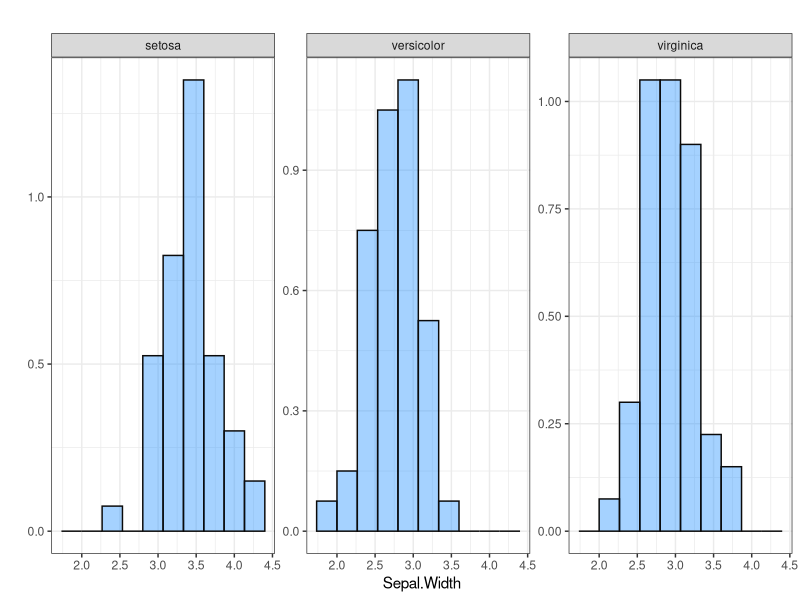
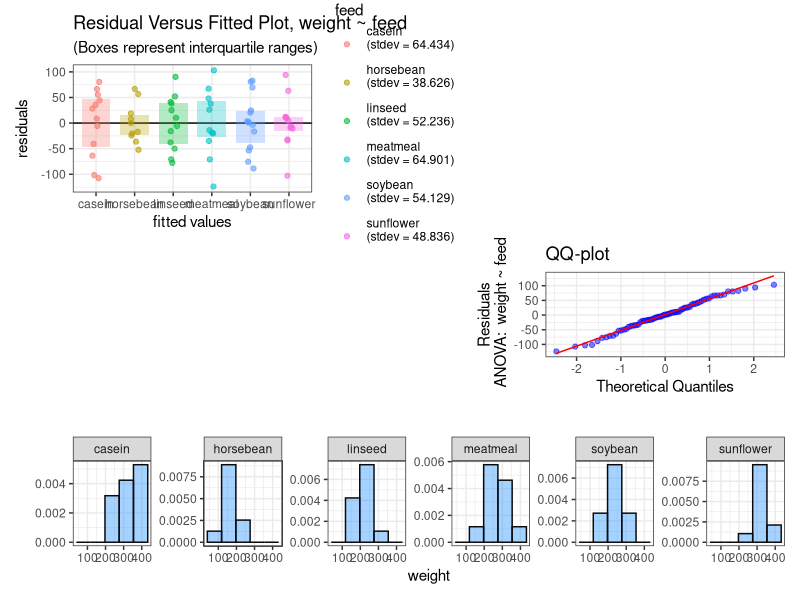

These charts were generated, in order, by the following R code:
library(patchwork)
library(ggplot2)

plot_resids_anova<-function(formula, data,dec=3){
    IV<-all.vars(formula)[2]
    DV<-all.vars(formula)[1]
    sds<-tapply(data[[DV]],data[[IV]],sd)
    levs<-levels(data[[IV]])
    aov.model<-aov(formula(paste(DV,IV,sep="~")), data = data)
    M<-max(aov.model$residuals)
    m<-min(aov.model$residuals)
    ggplot(data = data.frame(x=data[[IV]],
                             y=aov.model$residuals),
           aes(x=x,
               y=y,
               color=x))+
        geom_hline(yintercept=0)+
        geom_boxplot(aes(fill=x),alpha=.3, color=NA)+
        # geom_stripchart()
        geom_point(position=position_jitter(width=.1), alpha=.6)+theme_bw()+labs(y="residuals",x="fitted values", title=paste("Residual Versus Fitted Plot,",DV,"~",IV),                                                                    subtitle="(Boxes represent interquartile ranges)")+ scale_y_continuous(limits=c(m-.1,M+.12))+
        
        scale_color_discrete(IV,labels=paste(levs,"\n(stdev = ",round(sds,dec),")\n",sep=""))+
        scale_fill_discrete(guide="none")
}

plot_qq_anova<-function(formula, data){
    IV<-all.vars(formula)[2]
    DV<-all.vars(formula)[1]
    aov.model<-aov(formula(paste(DV,IV,sep="~")), data = data)
    ggplot()+
        stat_qq(aes(sample=aov.model$residuals),color='blue',alpha=.5)+
        stat_qq_line(aes(sample=aov.model$residuals),color='red')+
        labs(title="QQ-plot",
             x="Theoretical Quantiles",
             y=paste("Residuals\n","ANOVA: ",paste(DV,IV,sep=" ~ ")))+
        theme_bw() 
}

# plot_qq_anova(weight~feed, data = chickwts)
# plot_qq_anova(Sepal.Width~Species, data = iris)

plot_hist_anova<-function(formula, data, bins=10){
    IV<-all.vars(formula)[2]
    DV<-all.vars(formula)[1]
    print(DV)
    levs<-levels(data[[IV]])
    print(levs)
    # aov.model<-aov(formula(paste(DV,IV,sep="~")), data = data)
    ggplot(data = data.frame(x = data[[DV]],
                             IV = data[[IV]]))+
        geom_histogram(aes(x=x,y=after_stat(density)),
                       color='gray4',fill='dodgerblue',alpha=.4,
                       bins = bins)+
        labs(title="",
             x=DV,
             y="")+
        facet_wrap(vars(IV),ncol=length(levs),scales="free_y")+
        theme_bw()
}

plot_hist_anova(Sepal.Width~Species, data = iris)

plot_anova_stuff<-function(formula, data, bins=10,dec=3){
    p1<-plot_resids_anova(formula=formula, data = data, dec=dec)
    p2<-plot_qq_anova(formula=formula, data = data)
    p3<-plot_hist_anova(formula=formula, data = data, bins=bins)
    
    layout1<-"
    AA##
    AA##
    AA##
    ##BB
    ##BB
    CCCC
    CCCC
    "
    
    p1+p2+p3+plot_layout(design=layout1)
}

plot_anova_stuff(weight~feed, data = chickwts, bins = 5)
